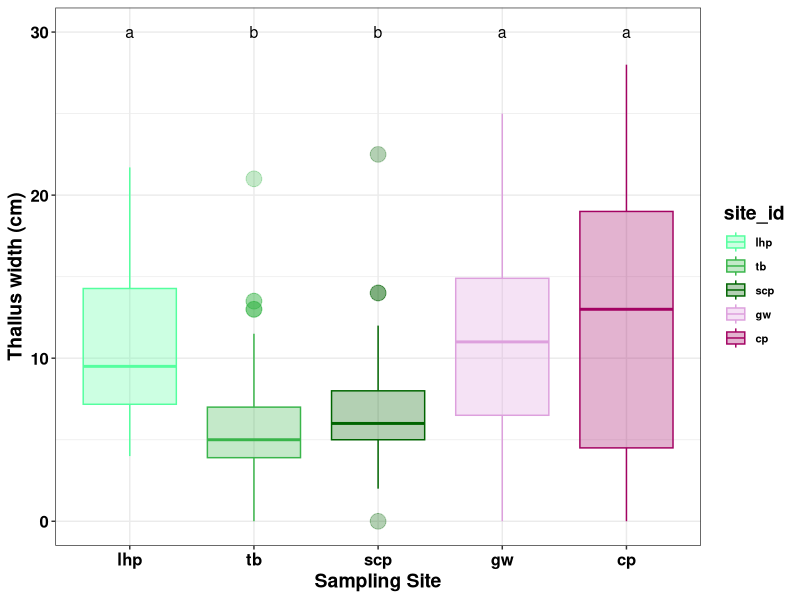

Source code (R):
##### WORKSPACE SETUP #####
## load packages
library(plyr)
library(tidyverse)
library(ggpubr)
library(car)
library(ggplot2)+theme_set(theme_bw()+
                             theme(strip.background = element_rect(fill="white"),
                                   axis.text.y = element_text(colour = "black", size = 12, face = "bold"),
                                   axis.text.x = element_text(colour = "black", face = "bold", size = 12),
                                   legend.text = element_text(size = 8, face ="bold", colour ="black"),
                                   legend.position = "right", axis.title.y = element_text(face = "bold", size = 14),
                                   axis.title.x = element_text(face = "bold", size = 14, colour = "black"),
                                   legend.title = element_text(size = 14, colour = "black", face = "bold"),
                                   legend.key=element_blank(),
                                   #axis.ticks = element_blank()
                                   ))


## set the position dodge for ggplot
pd = position_dodge(0.2) # move them .05 to the left and right

## make color vector for site
site.colors = c("seagreen1", "#39B54A", "darkgreen", "plum", "#A30262")

## read in data
metadata = read.csv("field_condition_metadata.csv")

## add julian date 
metadata$jul.date = paste0(as.numeric(metadata$year), "-", 
                                  as.numeric(metadata$month), "-", 
                                  as.numeric(metadata$day))
metadata$jul.date = as.Date(metadata$jul.date)
metadata$jul.date = as.POSIXlt(metadata$jul.date)$yday

## order the sites
metadata$site_id = factor(metadata$site_id, levels=c("lhp", "tb","scp","gw","cp"))

##### PLOT WIDTH BY SITE ######
ggplot(metadata, aes(y=width_cm, x = site_id, fill=site_id, color=site_id))+
  geom_boxplot(linewidth=0.5, outlier.size = 5, alpha = 0.3)+
  scale_colour_manual(values = site.colors)+
  scale_fill_manual(values=site.colors)+
  labs(y="Thallus width (cm)", x="Sampling Site")+
  annotate("text", x=1, y=30, label="a", size=4, color="black")+
  annotate("text", x=2, y=30, label="b", size=4, color="black")+
  annotate("text", x=3, y=30, label="b", size=4, color="black")+
  annotate("text", x=4, y=30, label="a", size=4, color="black")+
  annotate("text", x=5, y=30, label="a", size=4, color="black")

##### ANOVA OF WIDTH BY SITE #####
kruskal.test(width_cm~site_id, data=metadata)

pairwise.wilcox.test(metadata$width_cm, metadata$site_id,
                     p.adjust.method = "BH")



